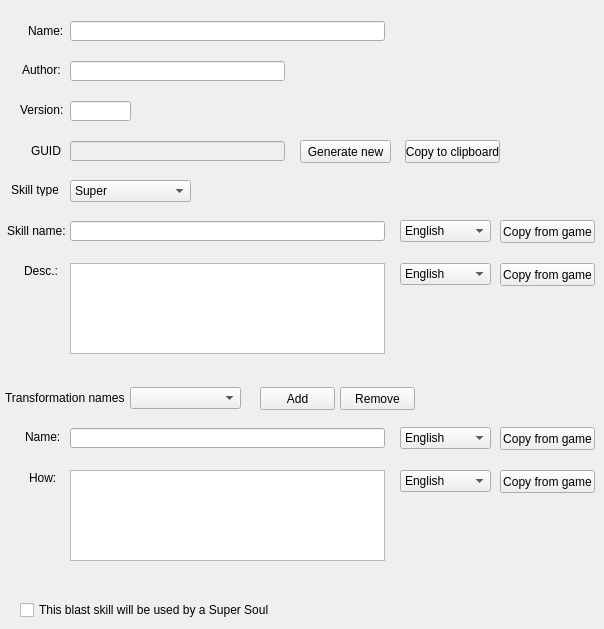
    <widget class="QWidget" name="modInfoTab">
     <property name="autoFillBackground">
      <bool>true</bool>
     </property>
     <attribute name="title">
      <string>Mod info</string>
     </attribute>
     <widget class="QLineEdit" name="modNameEdit">
      <property name="geometry">
       <rect>
        <x>70</x>
        <y>21</y>
        <width>315</width>
        <height>20</height>
       </rect>
      </property>
     </widget>
     <widget class="QLabel" name="label_2">
      <property name="geometry">
       <rect>
        <x>20</x>
        <y>103</y>
        <width>47</width>
        <height>13</height>
       </rect>
      </property>
      <property name="text">
       <string>Version:</string>
      </property>
     </widget>
     <widget class="QPushButton" name="guidButton">
      <property name="geometry">
       <rect>
        <x>300</x>
        <y>140</y>
        <width>91</width>
        <height>23</height>
       </rect>
      </property>
      <property name="text">
       <string>Generate new</string>
      </property>
     </widget>
     <widget class="QLabel" name="label">
      <property name="geometry">
       <rect>
        <x>28</x>
        <y>23</y>
        <width>51</width>
        <height>16</height>
       </rect>
      </property>
      <property name="text">
       <string>Name:</string>
      </property>
     </widget>
     <widget class="QLineEdit" name="modVersionEdit">
      <property name="geometry">
       <rect>
        <x>70</x>
        <y>101</y>
        <width>61</width>
        <height>20</height>
       </rect>
      </property>
     </widget>
     <widget class="QLineEdit" name="modAuthorEdit">
      <property name="geometry">
       <rect>
        <x>70</x>
        <y>61</y>
        <width>215</width>
        <height>20</height>
       </rect>
      </property>
     </widget>
     <widget class="QLabel" name="label_5">
      <property name="geometry">
       <rect>
        <x>7</x>
        <y>223</y>
        <width>101</width>
        <height>16</height>
       </rect>
      </property>
      <property name="text">
       <string>Skill name:</string>
      </property>
     </widget>
     <widget class="QLabel" name="label_4">
      <property name="geometry">
       <rect>
        <x>31</x>
        <y>143</y>
        <width>31</width>
        <height>16</height>
       </rect>
      </property>
      <property name="text">
       <string>GUID:</string>
      </property>
     </widget>
     <widget class="QLineEdit" name="modGuidEdit">
      <property name="enabled">
       <bool>false</bool>
      </property>
      <property name="geometry">
       <rect>
        <x>70</x>
        <y>141</y>
        <width>215</width>
        <height>20</height>
       </rect>
      </property>
     </widget>
     <widget class="QComboBox" name="skillNameLangComboBox">
      <property name="geometry">
       <rect>
        <x>400</x>
        <y>220</y>
        <width>91</width>
        <height>22</height>
       </rect>
      </property>
      <item>
       <property name="text">
        <string>English</string>
       </property>
      </item>
      <item>
       <property name="text">
        <string>Spanish (es)</string>
       </property>
      </item>
      <item>
       <property name="text">
        <string>Spanish (ca)</string>
       </property>
      </item>
      <item>
       <property name="text">
        <string>French</string>
       </property>
      </item>
      <item>
       <property name="text">
        <string>German</string>
       </property>
      </item>
      <item>
       <property name="text">
        <string>Italian</string>
       </property>
      </item>
      <item>
       <property name="text">
        <string>Portuguese</string>
       </property>
      </item>
      <item>
       <property name="text">
        <string>Polish</string>
       </property>
      </item>
      <item>
       <property name="text">
        <string>Russian</string>
       </property>
      </item>
      <item>
       <property name="text">
        <string>Chinese (tw)</string>
       </property>
      </item>
      <item>
       <property name="text">
        <string>Chinese (zh)</string>
       </property>
      </item>
      <item>
       <property name="text">
        <string>Korean</string>
       </property>
      </item>
      <item>
       <property name="text">
        <string>Japanese</string>
       </property>
      </item>
     </widget>
     <widget class="QLabel" name="label_3">
      <property name="geometry">
       <rect>
        <x>22</x>
        <y>63</y>
        <width>47</width>
        <height>13</height>
       </rect>
      </property>
      <property name="text">
       <string>Author:</string>
      </property>
     </widget>
     <widget class="QLineEdit" name="skillNameEdit">
      <property name="geometry">
       <rect>
        <x>70</x>
        <y>221</y>
        <width>315</width>
        <height>20</height>
       </rect>
      </property>
     </widget>
     <widget class="QPushButton" name="skillNameCopyButton">
      <property name="geometry">
       <rect>
        <x>500</x>
        <y>220</y>
        <width>95</width>
        <height>23</height>
       </rect>
      </property>
      <property name="text">
       <string>Copy from game</string>
      </property>
     </widget>
     <widget class="QLabel" name="label_6">
      <property name="geometry">
       <rect>
        <x>11</x>
        <y>183</y>
        <width>47</width>
        <height>13</height>
       </rect>
      </property>
      <property name="text">
       <string>Skill type:</string>
      </property>
     </widget>
     <widget class="QComboBox" name="skillTypeComboBox">
      <property name="geometry">
       <rect>
        <x>70</x>
        <y>180</y>
        <width>121</width>
        <height>22</height>
       </rect>
      </property>
      <item>
       <property name="text">
        <string>Super</string>
       </property>
      </item>
      <item>
       <property name="text">
        <string>Ultimate</string>
       </property>
      </item>
      <item>
       <property name="text">
        <string>Evasive</string>
       </property>
      </item>
      <item>
       <property name="text">
        <string>Awaken</string>
       </property>
      </item>
      <item>
       <property name="text">
        <string>Blast</string>
       </property>
      </item>
     </widget>
     <widget class="QLabel" name="label_32">
      <property name="geometry">
       <rect>
        <x>24</x>
        <y>263</y>
        <width>71</width>
        <height>16</height>
       </rect>
      </property>
      <property name="text">
       <string>Desc.:</string>
      </property>
     </widget>
     <widget class="QTextEdit" name="skillDescEdit">
      <property name="geometry">
       <rect>
        <x>70</x>
        <y>263</y>
        <width>315</width>
        <height>91</height>
       </rect>
      </property>
     </widget>
     <widget class="QComboBox" name="skillDescLangComboBox">
      <property name="geometry">
       <rect>
        <x>400</x>
        <y>263</y>
        <width>91</width>
        <height>22</height>
       </rect>
      </property>
      <item>
       <property name="text">
        <string>English</string>
       </property>
      </item>
      <item>
       <property name="text">
        <string>Spanish (es)</string>
       </property>
      </item>
      <item>
       <property name="text">
        <string>Spanish (ca)</string>
       </property>
      </item>
      <item>
       <property name="text">
        <string>French</string>
       </property>
      </item>
      <item>
       <property name="text">
        <string>German</string>
       </property>
      </item>
      <item>
       <property name="text">
        <string>Italian</string>
       </property>
      </item>
      <item>
       <property name="text">
        <string>Portuguese</string>
       </property>
      </item>
      <item>
       <property name="text">
        <string>Polish</string>
       </property>
      </item>
      <item>
       <property name="text">
        <string>Russian</string>
       </property>
      </item>
      <item>
       <property name="text">
        <string>Chinese (tw)</string>
       </property>
      </item>
      <item>
       <property name="text">
        <string>Chinese (zh)</string>
       </property>
      </item>
      <item>
       <property name="text">
        <string>Korean</string>
       </property>
      </item>
      <item>
       <property name="text">
        <string>Japanese</string>
       </property>
      </item>
     </widget>
     <widget class="QPushButton" name="skillDescCopyButton">
      <property name="geometry">
       <rect>
        <x>500</x>
        <y>263</y>
        <width>95</width>
        <height>23</height>
       </rect>
      </property>
      <property name="text">
       <string>Copy from game</string>
      </property>
     </widget>
     <widget class="QLabel" name="label_83">
      <property name="geometry">
       <rect>
        <x>5</x>
        <y>390</y>
        <width>131</width>
        <height>16</height>
       </rect>
      </property>
      <property name="text">
       <string>Transformation names</string>
      </property>
     </widget>
     <widget class="QComboBox" name="skillTransComboBox">
      <property name="geometry">
       <rect>
        <x>130</x>
        <y>387</y>
        <width>111</width>
        <height>22</height>
       </rect>
      </property>
     </widget>
     <widget class="QLabel" name="label_84">
      <property name="geometry">
       <rect>
        <x>25</x>
        <y>430</y>
        <width>47</width>
        <height>13</height>
       </rect>
      </property>
      <property name="text">
       <string>Name:</string>
      </property>
     </widget>
     <widget class="QLineEdit" name="skillTransNameEdit">
      <property name="geometry">
       <rect>
        <x>70</x>
        <y>428</y>
        <width>315</width>
        <height>20</height>
       </rect>
      </property>
     </widget>
     <widget class="QComboBox" name="skillTransLangComboBox">
      <property name="geometry">
       <rect>
        <x>400</x>
        <y>427</y>
        <width>91</width>
        <height>22</height>
       </rect>
      </property>
      <item>
       <property name="text">
        <string>English</string>
       </property>
      </item>
      <item>
       <property name="text">
        <string>Spanish (es)</string>
       </property>
      </item>
      <item>
       <property name="text">
        <string>Spanish (ca)</string>
       </property>
      </item>
      <item>
       <property name="text">
        <string>French</string>
       </property>
      </item>
      <item>
       <property name="text">
        <string>German</string>
       </property>
      </item>
      <item>
       <property name="text">
        <string>Italian</string>
       </property>
      </item>
      <item>
       <property name="text">
        <string>Portuguese</string>
       </property>
      </item>
      <item>
       <property name="text">
        <string>Polish</string>
       </property>
      </item>
      <item>
       <property name="text">
        <string>Russian</string>
       </property>
      </item>
      <item>
       <property name="text">
        <string>Chinese (tw)</string>
       </property>
      </item>
      <item>
       <property name="text">
        <string>Chinese (zh)</string>
       </property>
      </item>
      <item>
       <property name="text">
        <string>Korean</string>
       </property>
      </item>
      <item>
       <property name="text">
        <string>Japanese</string>
       </property>
      </item>
     </widget>
     <widget class="QPushButton" name="skillTransCopyButton">
      <property name="geometry">
       <rect>
        <x>500</x>
        <y>427</y>
        <width>95</width>
        <height>23</height>
       </rect>
      </property>
      <property name="text">
       <string>Copy from game</string>
      </property>
     </widget>
     <widget class="QPushButton" name="skillTransAddButton">
      <property name="geometry">
       <rect>
        <x>260</x>
        <y>387</y>
        <width>75</width>
        <height>23</height>
       </rect>
      </property>
      <property name="text">
       <string>Add</string>
      </property>
     </widget>
     <widget class="QPushButton" name="skillTransRemoveButton">
      <property name="geometry">
       <rect>
        <x>340</x>
        <y>387</y>
        <width>75</width>
        <height>23</height>
       </rect>
      </property>
      <property name="text">
       <string>Remove</string>
      </property>
     </widget>
     <widget class="QPushButton" name="guidCopyButton">
      <property name="geometry">
       <rect>
        <x>405</x>
        <y>140</y>
        <width>95</width>
        <height>23</height>
       </rect>
      </property>
      <property name="text">
       <string>Copy to clipboard</string>
      </property>
     </widget>
     <widget class="QLabel" name="label_113">
      <property name="geometry">
       <rect>
        <x>29</x>
        <y>470</y>
        <width>49</width>
        <height>16</height>
       </rect>
      </property>
      <property name="text">
       <string>How:</string>
      </property>
     </widget>
     <widget class="QTextEdit" name="skillHowEdit">
      <property name="geometry">
       <rect>
        <x>70</x>
        <y>470</y>
        <width>315</width>
        <height>91</height>
       </rect>
      </property>
     </widget>
     <widget class="QComboBox" name="skillHowLangComboBox">
      <property name="geometry">
       <rect>
        <x>400</x>
        <y>470</y>
        <width>91</width>
        <height>22</height>
       </rect>
      </property>
      <item>
       <property name="text">
        <string>English</string>
       </property>
      </item>
      <item>
       <property name="text">
        <string>Spanish (es)</string>
       </property>
      </item>
      <item>
       <property name="text">
        <string>Spanish (ca)</string>
       </property>
      </item>
      <item>
       <property name="text">
        <string>French</string>
       </property>
      </item>
      <item>
       <property name="text">
        <string>German</string>
       </property>
      </item>
      <item>
       <property name="text">
        <string>Italian</string>
       </property>
      </item>
      <item>
       <property name="text">
        <string>Portuguese</string>
       </property>
      </item>
      <item>
       <property name="text">
        <string>Polish</string>
       </property>
      </item>
      <item>
       <property name="text">
        <string>Russian</string>
       </property>
      </item>
      <item>
       <property name="text">
        <string>Chinese (tw)</string>
       </property>
      </item>
      <item>
       <property name="text">
        <string>Chinese (zh)</string>
       </property>
      </item>
      <item>
       <property name="text">
        <string>Korean</string>
       </property>
      </item>
      <item>
       <property name="text">
        <string>Japanese</string>
       </property>
      </item>
     </widget>
     <widget class="QPushButton" name="skillHowCopyButton">
      <property name="geometry">
       <rect>
        <x>500</x>
        <y>470</y>
        <width>95</width>
        <height>23</height>
       </rect>
      </property>
      <property name="text">
       <string>Copy from game</string>
      </property>
     </widget>
     <widget class="QCheckBox" name="skillBlastSsIntended">
      <property name="geometry">
       <rect>
        <x>20</x>
        <y>600</y>
        <width>321</width>
        <height>20</height>
       </rect>
      </property>
      <property name="text">
       <string>This blast skill will be used by a Super Soul</string>
      </property>
     </widget>
    </widget>
